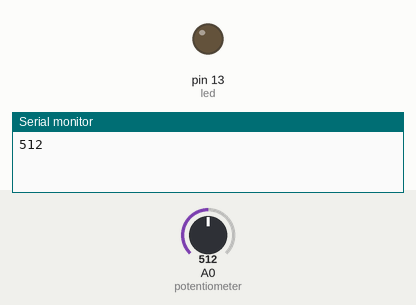
This sketch was run on a simulated Arduino Uno, built with avr-gcc and run on an emulated ATmega328P. On the bench: output pins drawn as LEDs (lit = HIGH), the last lines printed to the serial monitor. Inputs (shaded band) come from the test bench; at power-on: A0 (potentiometer) = 512.

Above: at 1.1 s.
At 3.34 s:
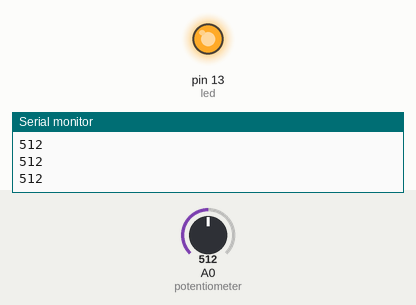
Timing chart, 0 to 3.7 s (numbered marks = the images above):
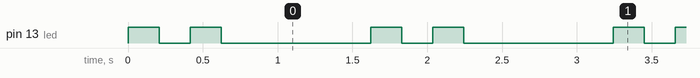

The sketch:

blink.ino
```cpp
/*

	Flash an LED with an interval determined by a potentiometer.

*/

int led = 13;
const int potentiometer = A0;

void setup() {

	pinMode(led, OUTPUT);
	Serial.begin(9600);
	pinMode(potentiometer, INPUT);
}

void loop() {

	int potVal = analogRead(potentiometer);
    Serial.println(potVal);

    int mappedVal = map( potVal, 0, 1024, 15, 400 );

	digitalWrite(led, HIGH);
	delay(mappedVal);

	digitalWrite(led, LOW);
	delay(mappedVal);

	digitalWrite(led, HIGH);
	delay(mappedVal);

	digitalWrite(led, LOW);
	delay(1000);
}
```

Measured:
- by itself, pin 13 (led): repeats every 1.6 s: LOW 0.21 s, HIGH 0.21 s, LOW 1.0 s, HIGH 0.21 s
- by itself, everything shown: repeats every 1.6 s, in 4 steps
